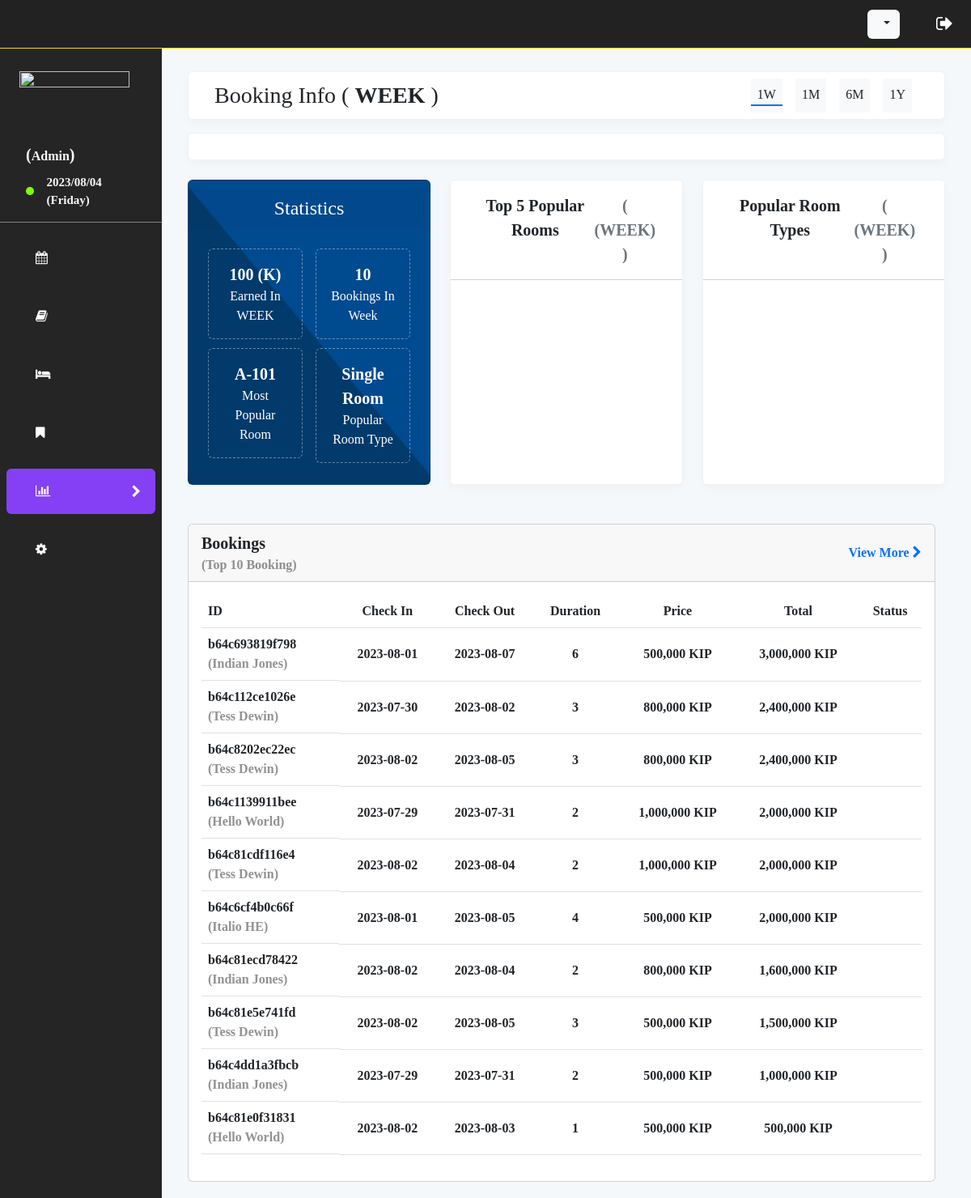
/index.php?report&revenue (signed in), run on the app's committed database.
### tables this page shows
CREATE TABLE `booking` (
  `booking_id` varchar(30) NOT NULL,
  `customer_id` longtext NOT NULL CHECK (json_valid(`customer_id`)),
  `emp_ID` int(11) DEFAULT NULL,
  `booked_room` varchar(30) DEFAULT NULL,
  `date_in` date NOT NULL,
  `date_out` date NOT NULL,
  `duration` int(11) NOT NULL,
  `booking_status` varchar(20) DEFAULT NULL,
  `total_payment` int(11) NOT NULL,
  `payment_status` varchar(10) NOT NULL,
  `payment_option` varchar(10) DEFAULT NULL,
  `onepay_ref_code` longtext DEFAULT NULL
);

CREATE TABLE `employee` (
  `emp_ID` int(11) NOT NULL,
  `emp_Name` varchar(50) NOT NULL,
  `gender` varchar(10) NOT NULL,
  `emp_bd` date NOT NULL,
  `emp_ID_Card` varchar(30) NOT NULL,
  `phone` varchar(20) NOT NULL,
  `email` varchar(50) NOT NULL,
  `position` varchar(30) NOT NULL,
  `salary` int(10) NOT NULL
);

### views/reportRevenue.php (the view, shortened to what this page needs)
<section class="container" id="revenue_report">
    <div class="row g-2">
        <div class="card px-3 py-2 h-00 bg-white card-shadow overflow-hidden">
            <div class="card-body d-flex justify-content-between align-items-center py-0 border-bottom-2">
                <div class="fs-3">
                    <span data-i18n="report.revenue.title"> Booking Info </span>
                    ( <span class="period_value fw-bold text-capitalize" data-i18n="report.revenue.duration.week">WEEK </span> )
                </div>
                <nav class="navbar-expand-lg">
                    <div class="navbar-nav en-font">
                        <a class="nav-link mx-2 bg-body-tertiary" onclick="setActiveRevenuePeriod('1w')">
                            <div class="px-2" role="button">
                                1W
                            </div>
                            <div class="opacity-100 postion-absolute bottom-0 start-0 w-100 bg-primary" style="height: 2px;"></div>
                        </a>
                        <a class="nav-link mx-2 bg-body-tertiary" onclick="setActiveRevenuePeriod('1m')">
                            <div class="px-2" role="button">
                                1M
                            </div>
                        </a>
                        <a class="nav-link mx-2 bg-body-tertiary" onclick="setActiveRevenuePeriod('6m')">
                            <div class="px-2" role="button">
                                6M
                            </div>
                        </a>
                        <a class="nav-link mx-2 bg-body-tertiary" onclick="setActiveRevenuePeriod('1y')">
                            <div class="px-2" role="button">
                                1Y
                            </div>
                        </a>
                    </div>
                </nav>
            </div>
        </div>
    </div>
    <div class="row g-3">
        <div class="card card-shadow">
            <div class="card-body d-flex">
            </div>
        </div>
    </div>
    <div class="row gy-4">
        <div class="col-4 ps-0">
            <div class="card revenue-stats text-white h-100">
                <div class="card-header fs-4 border-0 z-4 my-2" data-i18n="report.revenue.statistics.title">Statistics</div>
                <div class="card-body row">
                    <div class="col-6 px-2">
                        <figure class="rounded p-3 mb-0" style="border: 1px dashed rgba(255, 255, 255, 0.4)">
                            <div class="fs-5 fw-bold en-font">
                                <span class="counter" id="revenue_total">100</span> (K)
                            </div>
                            <div class="text-capitalize">
                                <span data-i18n="report.revenue.statistics.stat1"> Earned In </span>
                                <span class="period_value" data-i18n="report.revenue.duration.week"> WEEK </span>
                            </div>
                        </figure>
                    </div>
                    <div class="col-6 px-2 ">
                        <figure class="rounded p-3 mb-0" style="border: 1px dashed rgba(255, 255, 255, 0.4)">
                            <div class="fs-5 fw-bold en-font counter" id="bookings_total">
                                10
                            </div>
                            <div class="text-capitalize">
                                <span data-i18n="report.revenue.statistics.stat2">Bookings In</span>
                                <span class="period_value" data-i18n="report.revenue.duration.week">Week</span>
                            </div>
                        </figure>
                    </div>
                    <div class="col-6 px-2 ">
                        <figure class="rounded p-3 mb-0" style="border: 1px dashed rgba(255, 255, 255, 0.4)">
                            <div class="fs-5 fw-bold en-font" id="room_name_period">
                                A-101
                            </div>
                            <div class="text-capitalize" data-i18n="report.revenue.statistics.stat3">
                                most popular room
                            </div>
                        </figure>
                    </div>
                    <div class="col-6 px-2 ">
                        <figure class="rounded p-3 mb-0" style="border: 1px dashed rgba(255, 255, 255, 0.4)">
                            <div class="fs-5 fw-bold en-font" id="room_type_period">
                                Single Room
                            </div>
                            <div class="text-capitalize" data-i18n="report.revenue.statistics.stat4">
                               popular Room type
                            </div>
                        </figure>
                    </div>
                </div>
            </div>
        </div>
        <div class="col-4">
            <div class="card card-shadow h-100">
                <div class="card-header bg-white">
                    <div class="d-flex justify-content-between fw-bold px-3 py-2">
                        <span class="fs-5 text-capitalize" data-i18n="report.revenue.graph.bar">
                            Top 5 Popular Rooms
                        </span>
                        <label class="fs-5 text-secondary pe-none text-uppercase">
                            (
                            <span class="period_value" data-i18n="report.revenue.duration.week">
                                (WEEK)
                            </span>
                            )
                        </label>
                    </div>
                </div>
                <div class="card-body">
                </div>
            </div>
        </div>
        <div class="col-4 pe-0">
            <div class="card card-shadow h-100">
                <div class="card-header bg-white">
                    <div class="d-flex justify-content-between fw-bold px-3 py-2">
                        <div class="fs-5 text-capitalize" data-i18n="report.revenue.graph.pie">
                           Popular Room Types
                        </div>
                        <label class="fs-5 text-secondary pe-none text-uppercase">
                            (
                            <span class="period_value" data-i18n="report.revenue.duration.week">
                                (WEEK)
                            </span>
                            )
                        </label>
                    </div>
                </div>
                <div class="card-body">
                    <div id="booking_popularity_pie" style="height: 220px;" class="revenue-chart"></div>
                </div>
            </div>
        </div>
    </div>
    <div class="row gy-5">
        <div class="col-12 ps-0">
            <div class="card card-flush h-lg-100">
                <div class="card-header d-flex justify-content-between align-items-center text-capitalize">
                    <div class="fw-bold">
                        <div class="fs-5 text-start" data-i18n="report.overview.span4">bookings</div>
                        <span class=" float-start text-body-tertiary" data-i18n="report.revenue.graph.table">(Top 10 booking)</span>
                    </div>
                    <a class="fw-bold text-decoration-none fs-base" href='index.php?booking'>
                        <span data-i18n="report.overview.graph.table.view">view more</span>
                        <i class="fa fa-chevron-right" aria-hidden="true"></i>
                    </a>
                </div>
                <div class="card-body pt-6">
                    <div class="table-responsive">
                        <table class="table table-row-dashed align-middle ">
                            <thead>
                                <tr class="text-center text-secondary fw-bold text-capitalize text-center fs-base">
                                    <th class="text-start en-font"> ID</th>
                                    <th class="en-font">Check In</th>
                                    <th class="en-font">Check Out</th>
                                    <th data-i18n="booking.table.duration">Duration</th>
                                    <th data-i18n="rooms.info.price">Price</th>
                                    <th data-i18n="booking.table.total">Total</th>
                                    <th data-i18n="booking.table.status">Status</th>
                                </tr>
                            </thead>
                            <tbody id="period_bookings">
                                <?php
                                    $sql = "SELECT * FROM booking
                                        NATURAL JOIN employee
                                        WHERE booking_status <> 'Cancelled' AND date_in BETWEEN NOW() - INTERVAL 7 DAY AND NOW()
                                        ORDER BY total_payment
                                        DESC LIMIT 10;
                                    ";
                                    $result = mysqli_query($conn, $sql);
                                    while($row = mysqli_fetch_assoc($result)) {
                                ?>
                                    <tr class="text-center" style="font-size: 16px;">
                                        <td class="d-flex justify-content-start flex-column">
                                            <div class="fw-bold text-start en-font"><?php echo $row['booking_id']?></div>
                                            <span class="fw-semibold d-block text-body-tertiary text-start">(<?php echo $row['emp_Name']?>)</span>
                                        </td>
                                        <td>
                                            <span class="fw-bold en-font text-dark"><?php echo $row['date_in']?></span>
                                        </td>
                                        <td>
                                            <span class="fw-bold en-font text-dark"><?php echo $row['date_out']?></span>
                                        </td>
                                        <td>
                                            <span class="fw-bold en-font text-dark"><?php echo $row['duration']?></span>
                                        </td>
                                        <td>
                                            <span class="fw-bold en-font text-dark"><?php echo number_format($row['total_payment'] / $row['duration'])?> KIP</span>
                                        </td>
                                        <td>
                                            <span class="fw-bold en-font text-dark"><?php echo number_format($row['total_payment'])?> KIP</span>
                                        </td>
                                        <td>
                                        </td>
                                    </tr>
                                <?php } ?>
                            </tbody>
                        </table>
                    </div>
                </div>
            </div>
        </div>
    </div>
</section>

### assets/css/style.css (style rules this page uses)
* { margin: 0; padding: 0; box-sizing: border-box; }
.en-font { font-family: 'Times New Roman' !important; }
.lao-font { font-family: 'Saysettha OT' !important; }
.row { margin: 0; height: auto; }
.card-shadow { box-shadow: 0px 4px 12px 0px rgba(0, 0, 0, 0.03); border: 1px solid #F1F1F2; }
.revenue-stats { position: relative; background-color: #013A6B; background-image: -webkit-linear-gradient(40deg, #013A6B 50%, #004a8f 50.5%); }

### data on the page
booking: booking_id "b64c693819f798", emp_ID.emp_Name "Indian Jones", date_in "2023-08-01", date_out "2023-08-07", duration "6", $row['total_payment'] / $row['duration'] "500,000", total_payment "3,000,000"
booking: booking_id "b64c112ce1026e", emp_ID.emp_Name "Tess Dewin", date_in "2023-07-30", date_out "2023-08-02", duration "3", $row['total_payment'] / $row['duration'] "800,000", total_payment "2,400,000"
booking: booking_id "b64c8202ec22ec", emp_ID.emp_Name "Tess Dewin", date_in "2023-08-02", date_out "2023-08-05", duration "3", $row['total_payment'] / $row['duration'] "800,000", total_payment "2,400,000"
booking: booking_id "b64c1139911bee", emp_ID.emp_Name "Hello World", date_in "2023-07-29", date_out "2023-07-31", duration "2", $row['total_payment'] / $row['duration'] "1,000,000", total_payment "2,000,000"
booking: booking_id "b64c81cdf116e4", emp_ID.emp_Name "Tess Dewin", date_in "2023-08-02", date_out "2023-08-04", duration "2", $row['total_payment'] / $row['duration'] "1,000,000", total_payment "2,000,000"
booking: booking_id "b64c6cf4b0c66f", emp_ID.emp_Name "Italio HE", date_in "2023-08-01", date_out "2023-08-05", duration "4", $row['total_payment'] / $row['duration'] "500,000", total_payment "2,000,000"
booking: booking_id "b64c81ecd78422", emp_ID.emp_Name "Indian Jones", date_in "2023-08-02", date_out "2023-08-04", duration "2", $row['total_payment'] / $row['duration'] "800,000", total_payment "1,600,000"
booking: booking_id "b64c81e5e741fd", emp_ID.emp_Name "Tess Dewin", date_in "2023-08-02", date_out "2023-08-05", duration "3", $row['total_payment'] / $row['duration'] "500,000", total_payment "1,500,000"
booking: booking_id "b64c4dd1a3fbcb", emp_ID.emp_Name "Indian Jones", date_in "2023-07-29", date_out "2023-07-31", duration "2", $row['total_payment'] / $row['duration'] "500,000", total_payment "1,000,000"
booking: booking_id "b64c81e0f31831", emp_ID.emp_Name "Hello World", date_in "2023-08-02", date_out "2023-08-03", duration "1", $row['total_payment'] / $row['duration'] "500,000", total_payment "500,000"

### other printed values
$_SESSION['username'] "Admin"
